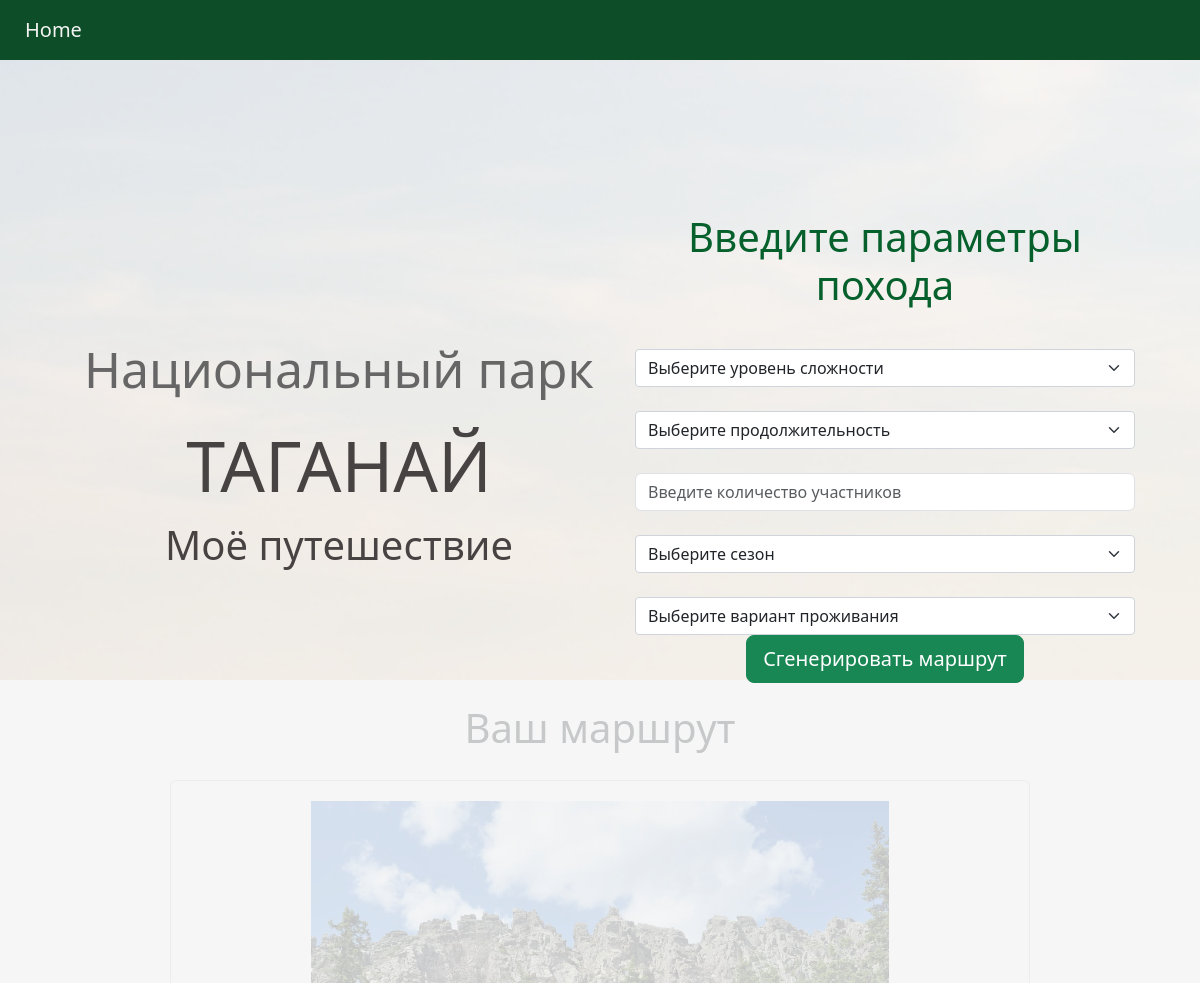
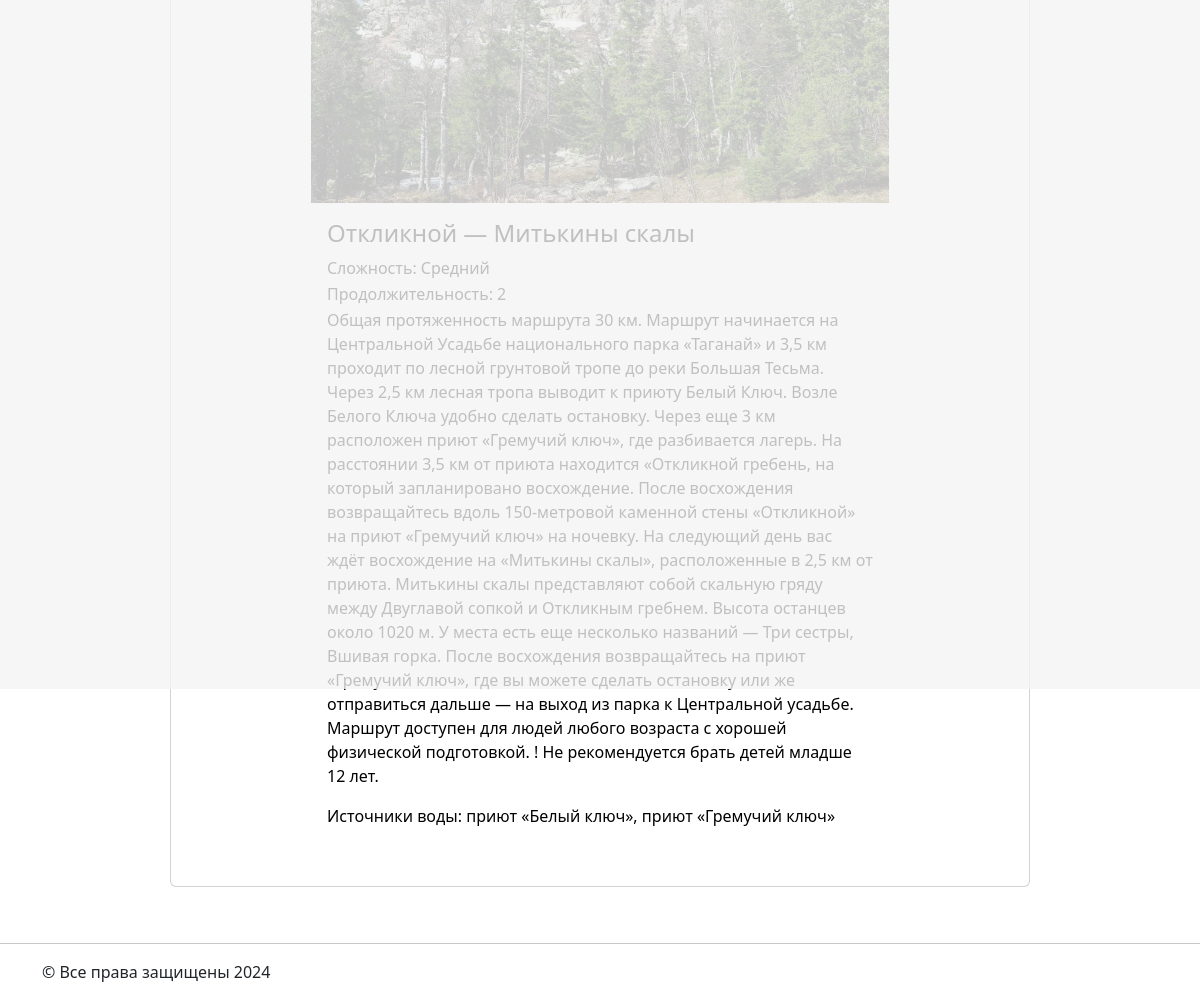
Before: /generate/ with the older database file (2 pictures, top to bottom).
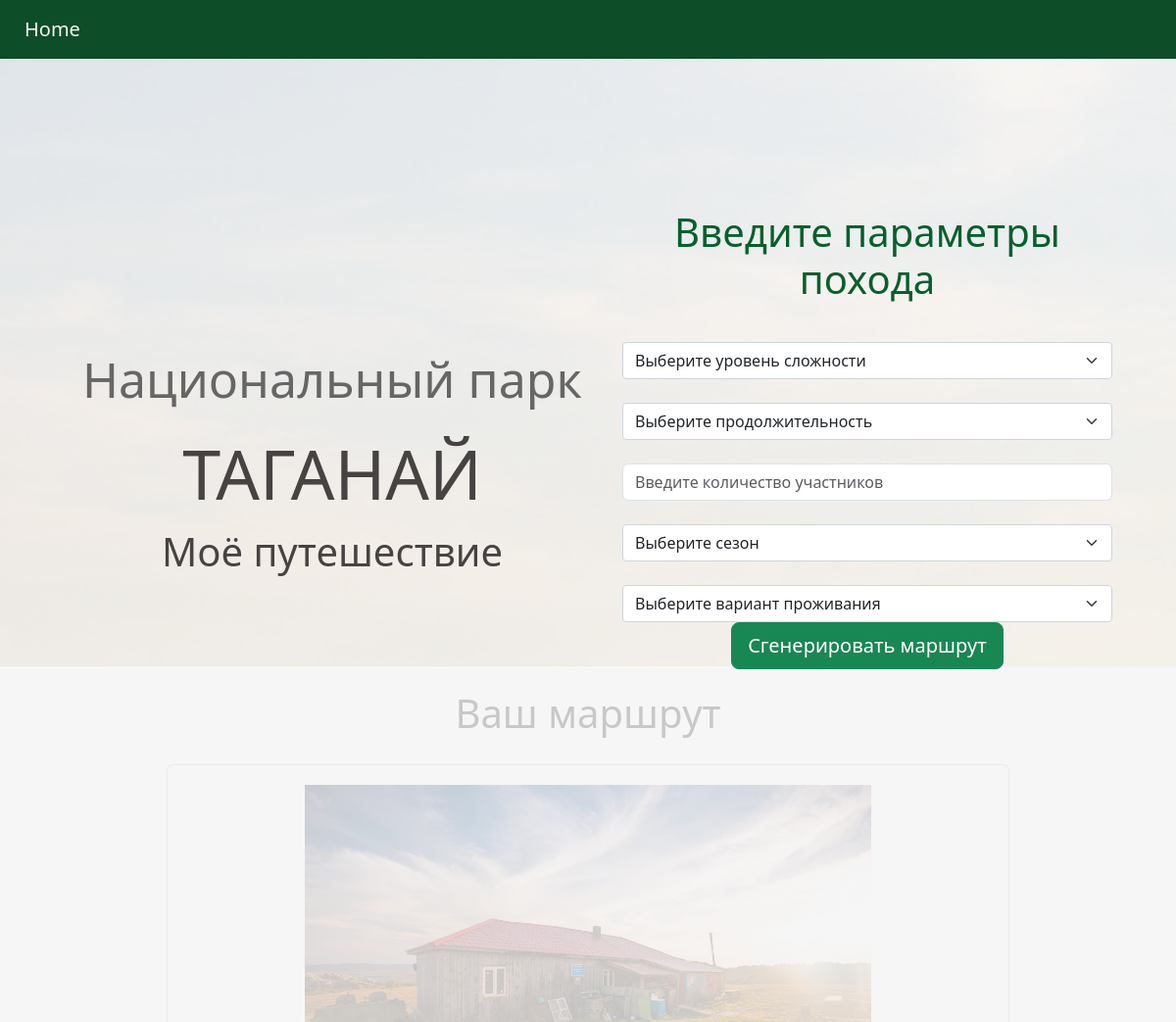
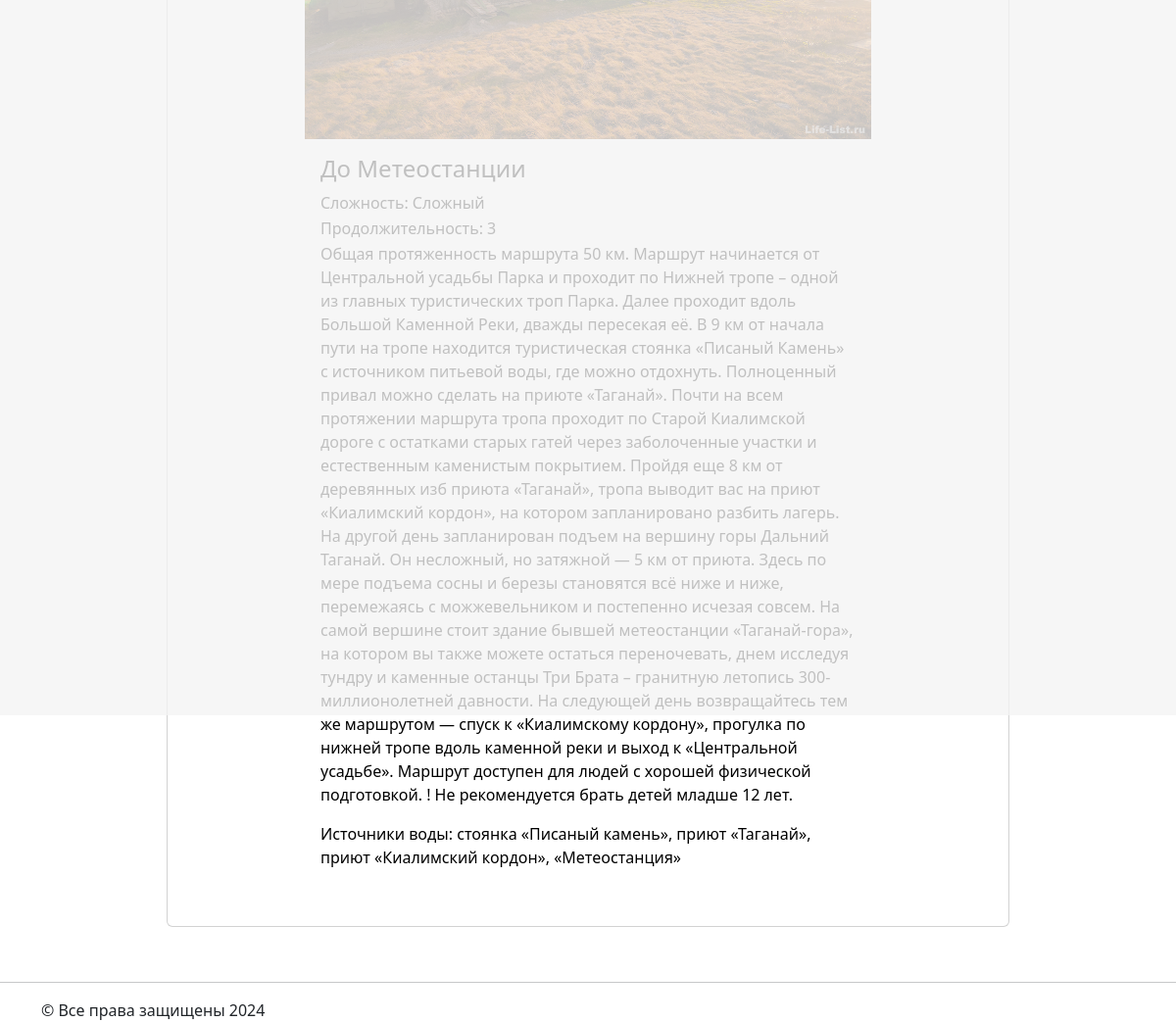
After: the same page with the newer database file (2 pictures, top to bottom).
### naturetrail/models.py (models this page shows)
class Routes(models.Model):
    DIFICULT_CHOICES = (
        ("Лёгкий", "Лёгкий"),
        ("Средний", "Средний"),
        ("Сложный", "Сложный"),
        ("Выживание", "Выживание"),
    )
    name = models.CharField(max_length=320, default='generated-route')
    duration = models.PositiveSmallIntegerField()
    level_of_hardness = models.CharField(max_length=20,
                                         choices=DIFICULT_CHOICES, )
    description = models.TextField()
    price_of_accommodation = models.PositiveSmallIntegerField(default=0)
    picture = models.ImageField(upload_to='images')
    equipment = models.FileField(upload_to='equipments')
    water = models.CharField(max_length=320)
    first = models.BooleanField(default=False)

### naturetrail/views.py (the view)
# urls.py: path("generate/", views.create, name='create'),
def create(request):
    error = ""
    if request.method == 'POST':
        handle_post_request(request.POST)
    nash = Routes.objects.last()
    form = RoutesForm()
    data = prepare_data(nash, form, error)
    return render(request, 'route_detail.html', data)

### naturetrail/forms.py
class RoutesForm(ModelForm):
    class Meta:
        model = Routes
        fields = ['level_of_hardness', 'duration']
        widgets = {
            "level_of_hardness": TextInput(attrs={
                'class': 'form-control',
                'placeholder': 'Сложность маршрута'
            }),
            "duration": TextInput(attrs={
                'class': 'form-control',
                'placeholder': 'Продолжительность маршрута'
            })
        }

### naturetrail/views.py (called while the page is built)
def prepare_data(nash, form, error):
    return {
        'form': form,
        'error': error,
        'description_h': nash.description,
        'picture_h': nash.picture,
        'name_h': nash.name,
        'dificult_h': nash.level_of_hardness,
        'water_h': nash.water,
        'duration_h': nash.duration,
    }

### naturetrail/templates/route_detail.html (shortened to what this page needs)
<!DOCTYPE html>
<html lang="en">
<head>
    {% load static %}
    <link href="{% static 'css/bootstrap.min.css' %}" rel="stylesheet" type="text/css">
    <link href="/static/css/main.css" rel="stylesheet" type="text/css">
</head>
<body>
<nav class="navbar navbar-expand-lg fixed-top" id="menu">
    <a class="navbar-brand" href="/">Home</a>
</nav>
<header class="header_route_detail">
    <div class="overlay_route_detail"></div>
    <div class="container">
        <div class="row">
            <div class="col-md-6 d-flex justify-content-between">
                <div class="description text-center">
                    <h3>
                        <p>
                            Национальный парк
                        </p>
                        ТАГАНАЙ
                    </h3>
                    <div class="preview2">Моё путешествие</div>
                </div>
            </div>
            <div class="col-md-6 d-flex justify-content-center align-items-center">
                {% block content %}
                <div class="generator text-center" id="generator">
                    <h1 class="title">Введите параметры похода</h1>
                    <form method="post" action="/generate/">
                        <select class="form-select" name="level_of_hardness">
                            <option selected disabled hidden>Выберите уровень сложности</option>
                        </select><br>
                        <select class="form-select" name="duration">
                            <option selected disabled hidden>Выберите продолжительность</option>
                        </select><br>
                        <input type="number" class="form-control"
                               name="participants"  min="1" max="30"
                         placeholder="Введите количество участников">
                        <br>
                        <select class="form-select" name="season">
                            <option selected disabled hidden>Выберите сезон</option>
                        </select><br>
                        <select class="form-select" id="accommodation"
                                name="accommodation">
                            <option disabled hidden selected>Выберите вариант
                                проживания
                            </option>
                        </select>
                        <button class="btn btn-success btn-lg" type="submit">Сгенерировать маршрут</button>
                    </form>
                </div>
                {% endblock %}
            </div>
        </div>
    </div>
</header>
<div class="gener" id="gener">
    <div class="container">
        <h1 class="text-center mt-4">Ваш маршрут</h1>
        <div class="row">
            <div class="one">
                <div class="card">
                    <div class="card-img2">
                        <img class="" src="/static/{{ picture_h }}">
                    </div>
                    <div class="card-body">
                        <h4 class="card-title">{{name_h}}</h4>
                        <p class="card1-text">Сложность: {{ dificult_h }}</p>
                        <p class="card1-text">Продолжительность: {{ duration_h }}</p>
                        <p class="card-text4">{{ description_h }}</p>
                        <p class="card1-text">Источники воды: {{ water_h }}</p>
                    </div>
                </div>
            </div>
        </div>
    </div>
</div>
<hr>
<footer class="container">
    &copy; Все права защищены 2024
</footer>
</body>
</html>

### naturetrail/static/css/main.css (style rules this page uses)
.navbar { background:#0d4d28; padding: 10px 10px 10px 10px; }
.nav-link , .navbar-brand { margin-left: 15px; color: #f4f4f4; cursor: pointer; }
.header_route_detail { height: 85vh; background-image: url('/static/img/taganay_main_fon1.jpg'); background-attachment: fixed; background-size: cover; background-position: center; }
.overlay_route_detail { position: absolute; height: 85%; min-width: 100%; left: 0; top: 0; background: rgba(244, 244, 244, 0.79); z-index: 1; }
.description { position: absolute; top: 15%; margin: 5px 30px 30px 10px; padding: 2em; z-index: 2; }
.description h3 { font-size: 70px; color:#474343 ; }
.description p { text-align: center; color:#666; font-size: 50px; width:100%; line-height: 1.5; }
.card1-text { margin-bottom:2px; color:#000000; }
.title { color:#06602c; margin: 1em; }
.generator { padding: 30px; z-index: 2; top: 25%; position: relative; }
form { margin: 0 auto; width: 500px; }
.preview2 { font-size: 40px; color:#474343; }
.one { padding: 20px 140px 40px 140px; text-aligin:center; }
.gener .card { padding: 20px 140px 40px 140px; }
.gener img { width: 100%; height: auto; }
.card-text4 { font-size:18; }
.card-body { text-decoration: none; color: black; }
.form-select { width: 100%; padding: 0.375rem 0.75rem; font-size: 1rem; line-height: 1.5; border-radius: 0.25rem; border: 1px solid #ced4da; }

Changed rows visible on the page:
removed Routes: picture (picture), name "Откликной — Митькины скалы", level_of_hardness "Средний", description "Общая протяженность маршрута 30 км. Маршрут начинается на Центральной Усадьбе национального парка «Таганай» и 3,5 км проходит по лесной грунтовой тропе до реки Большая Тесьма. Через 2,5 км лесная тропа выводит к приюту Белый Ключ. Возле Белого Ключа удобно сделать остановку. Через еще 3 км расположен приют «Гремучий ключ», где разбивается лагерь. На расстоянии 3,5 км от приюта находится «Откликной гребень, на который запланировано восхождение. После восхождения возвращайтесь вдоль 150-метровой каменной стены «Откликной» на приют «Гремучий ключ» на ночевку. На следующий день вас ждёт восхождение на «Митькины скалы», расположенные в 2,5 км от приюта. Митькины скалы представляют собой скальную…", water "приют «Белый ключ», приют «Гремучий ключ»"
added Routes: picture (picture), name "До Метеостанции", level_of_hardness "Сложный", description "Общая протяженность маршрута 50 км. Маршрут начинается от Центральной усадьбы Парка и проходит по Нижней тропе – одной из главных туристических троп Парка. Далее проходит вдоль Большой Каменной Реки, дважды пересекая её. В 9 км от начала пути на тропе находится туристическая стоянка «Писаный Камень» с источником питьевой воды, где можно отдохнуть. Полноценный привал можно сделать на приюте «Таганай». Почти на всем протяжении маршрута тропа проходит по Старой Киалимской дороге с остатками старых гатей через заболоченные участки и естественным каменистым покрытием. Пройдя еще 8 км от деревянных изб приюта «Таганай», тропа выводит вас на приют «Киалимский кордон», на котором запланировано…", water "стоянка «Писаный камень», приют «Таганай», приют «Киалимский кордон», «Метеостанция»"
Other visible differences:
{{ duration_h }}: "2" → "3"
